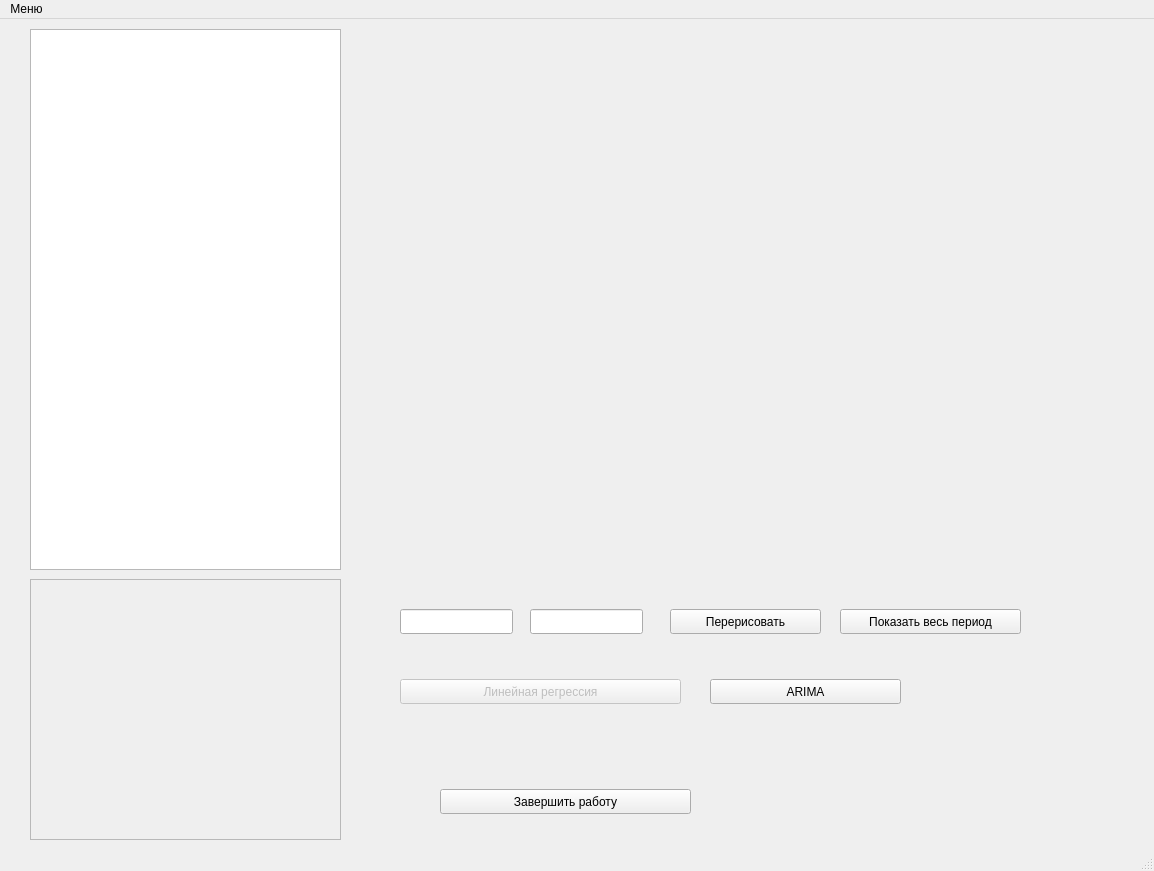
<?xml version="1.0" encoding="UTF-8"?>
<ui version="4.0">
 <class>MainWindow</class>
 <widget class="QMainWindow" name="MainWindow">
  <property name="geometry">
   <rect>
    <x>0</x>
    <y>0</y>
    <width>1154</width>
    <height>871</height>
   </rect>
  </property>
  <property name="windowTitle">
   <string>MainWindow</string>
  </property>
  <widget class="QWidget" name="centralwidget">
   <widget class="QPushButton" name="btnClose">
    <property name="geometry">
     <rect>
      <x>440</x>
      <y>770</y>
      <width>251</width>
      <height>25</height>
     </rect>
    </property>
    <property name="text">
     <string>Завершить работу</string>
    </property>
   </widget>
   <widget class="QTableView" name="tableView">
    <property name="geometry">
     <rect>
      <x>30</x>
      <y>10</y>
      <width>311</width>
      <height>541</height>
     </rect>
    </property>
   </widget>
   <widget class="QWidget" name="verticalLayoutWidget">
    <property name="geometry">
     <rect>
      <x>359</x>
      <y>10</y>
      <width>761</width>
      <height>541</height>
     </rect>
    </property>
    <layout class="QVBoxLayout" name="graph"/>
   </widget>
   <widget class="QLineEdit" name="textBegin">
    <property name="geometry">
     <rect>
      <x>400</x>
      <y>590</y>
      <width>113</width>
      <height>25</height>
     </rect>
    </property>
   </widget>
   <widget class="QLineEdit" name="textEndTime">
    <property name="geometry">
     <rect>
      <x>530</x>
      <y>590</y>
      <width>113</width>
      <height>25</height>
     </rect>
    </property>
   </widget>
   <widget class="QPushButton" name="btnRefresh">
    <property name="geometry">
     <rect>
      <x>670</x>
      <y>590</y>
      <width>151</width>
      <height>25</height>
     </rect>
    </property>
    <property name="text">
     <string>Перерисовать</string>
    </property>
   </widget>
   <widget class="QPushButton" name="btnFullPeriod">
    <property name="geometry">
     <rect>
      <x>840</x>
      <y>590</y>
      <width>181</width>
      <height>25</height>
     </rect>
    </property>
    <property name="text">
     <string>Показать весь период</string>
    </property>
   </widget>
   <widget class="QPushButton" name="btnLinReg">
    <property name="enabled">
     <bool>false</bool>
    </property>
    <property name="geometry">
     <rect>
      <x>400</x>
      <y>660</y>
      <width>281</width>
      <height>25</height>
     </rect>
    </property>
    <property name="text">
     <string>Линейная регрессия</string>
    </property>
   </widget>
   <widget class="QFrame" name="frame">
    <property name="geometry">
     <rect>
      <x>30</x>
      <y>560</y>
      <width>311</width>
      <height>261</height>
     </rect>
    </property>
    <property name="frameShape">
     <enum>QFrame::StyledPanel</enum>
    </property>
    <property name="frameShadow">
     <enum>QFrame::Raised</enum>
    </property>
   </widget>
   <widget class="QPushButton" name="btnArima">
    <property name="geometry">
     <rect>
      <x>710</x>
      <y>660</y>
      <width>191</width>
      <height>25</height>
     </rect>
    </property>
    <property name="text">
     <string>ARIMA</string>
    </property>
   </widget>
  </widget>
  <widget class="QMenuBar" name="menubar">
   <property name="geometry">
    <rect>
     <x>0</x>
     <y>0</y>
     <width>1154</width>
     <height>22</height>
    </rect>
   </property>
   <widget class="QMenu" name="menu">
    <property name="title">
     <string>Меню</string>
    </property>
    <addaction name="actionOpenFile"/>
   </widget>
   <addaction name="menu"/>
  </widget>
  <widget class="QStatusBar" name="statusbar"/>
  <action name="actionOpenFile">
   <property name="text">
    <string>Открыть файл</string>
   </property>
  </action>
 </widget>
 <resources/>
 <connections/>
</ui>
